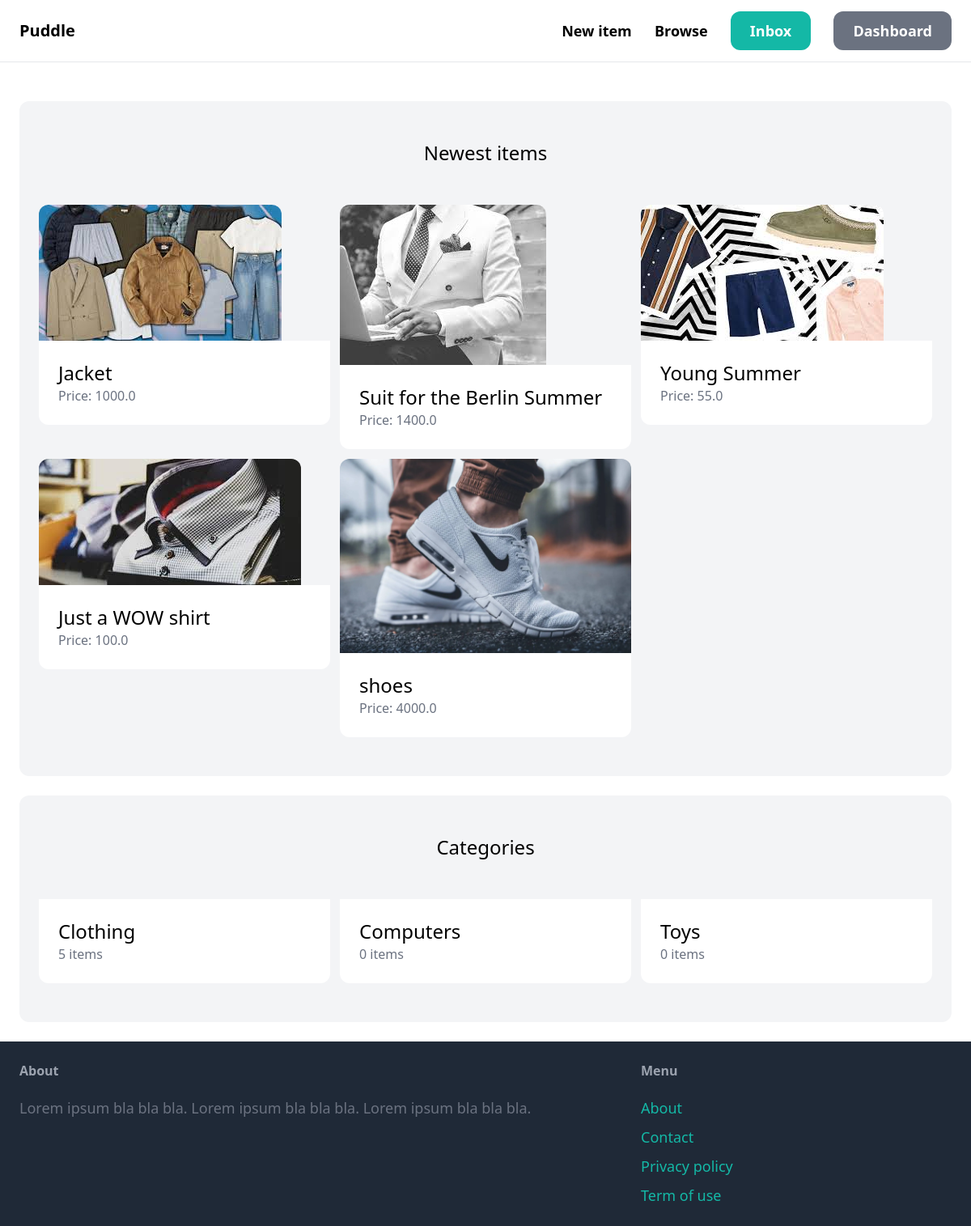
The app's page / (signed in) with its own data.
### item/models.py (models this page shows, shortened)
class Item(models.Model):
    category = models.ForeignKey(Category, related_name='items', on_delete=models.CASCADE)
    name = models.CharField(max_length=255)
    description = models.TextField(blank=True, null=True)
    price = models.FloatField()
    image = models.ImageField(upload_to='item images', blank=True, null=True)
    is_sold= models.BooleanField(default=False)
    created_by = models.ForeignKey(User, related_name='items', on_delete=models.CASCADE)
    created_at = models.DateTimeField(auto_now_add=True)

class Category(models.Model):
    name = models.CharField(max_length=255)
    class Meta:
        ordering= ('name', )
        verbose_name_plural = 'Categories'

### core/views.py (the view)
# urls.py: path('', views.index, name='index'),
def index(request):
    items = Item.objects.filter(is_sold=False)[0:6]
    categories= Category.objects.all()
    return render(request, 'core/index.html', {'categories':categories,'items':items})

### core/templates/core/index.html (shortened to what this page needs)
{% extends 'core/base.html' %}
{% block content %}
    <div class="mt-6 px-6 py-12 bg-gray-100 rounded-xl">
        <h2 class="mb-12 text-2xl text-center">Newest items</h2>
        <div class="grid grid-cols-3 gap-3">
            {% for item in items %}
                <div>
                    <a href="{% url 'item:detail' item.id %}">
                        <div>
                            <img src="{{ item.image.url }}" class="rounded-t-xl">
                        </div>
                        <div class="p-6 bg-white rounded-b-xl">
                            <h2 class="text-2xl">{{ item.name }}</h2>
                            <p class="text-gray-500">Price: {{ item.price }}</p>
                        </div>
                    </a>
                </div>
            {% endfor %}
        </div>
    </div>
    <div class="mt-6 px-6 py-12 bg-gray-100 rounded-xl">
        <h2 class="mb-12 text-2xl text-center">Categories</h2>
        <div class="grid grid-cols-3 gap-3">
            {% for category in categories %}
                <div>
                    <a href="#">
                        <div class="p-6 bg-white rounded-b-xl">
                            <h2 class="text-2xl">{{ category.name }}</h2>
                            <p class="text-gray-500">{{ category.items.count }} items</p>
                        </div>
                    </a>
                </div>
            {% endfor %}
        </div>
    </div>
{% endblock %}

### records on screen
Item: image (picture), name "Jacket", price "1000.0"
Item: image (picture), name "Suit for the Berlin Summer", price "1400.0"
Item: image (picture), name "Young Summer", price "55.0"
Item: image (picture), name "Just a WOW shirt", price "100.0"
Item: image (picture), name "shoes", price "4000.0"
Category: name "Clothing", items.count "5"
Category: name "Computers", items.count "0"
Category: name "Toys", items.count "0"
